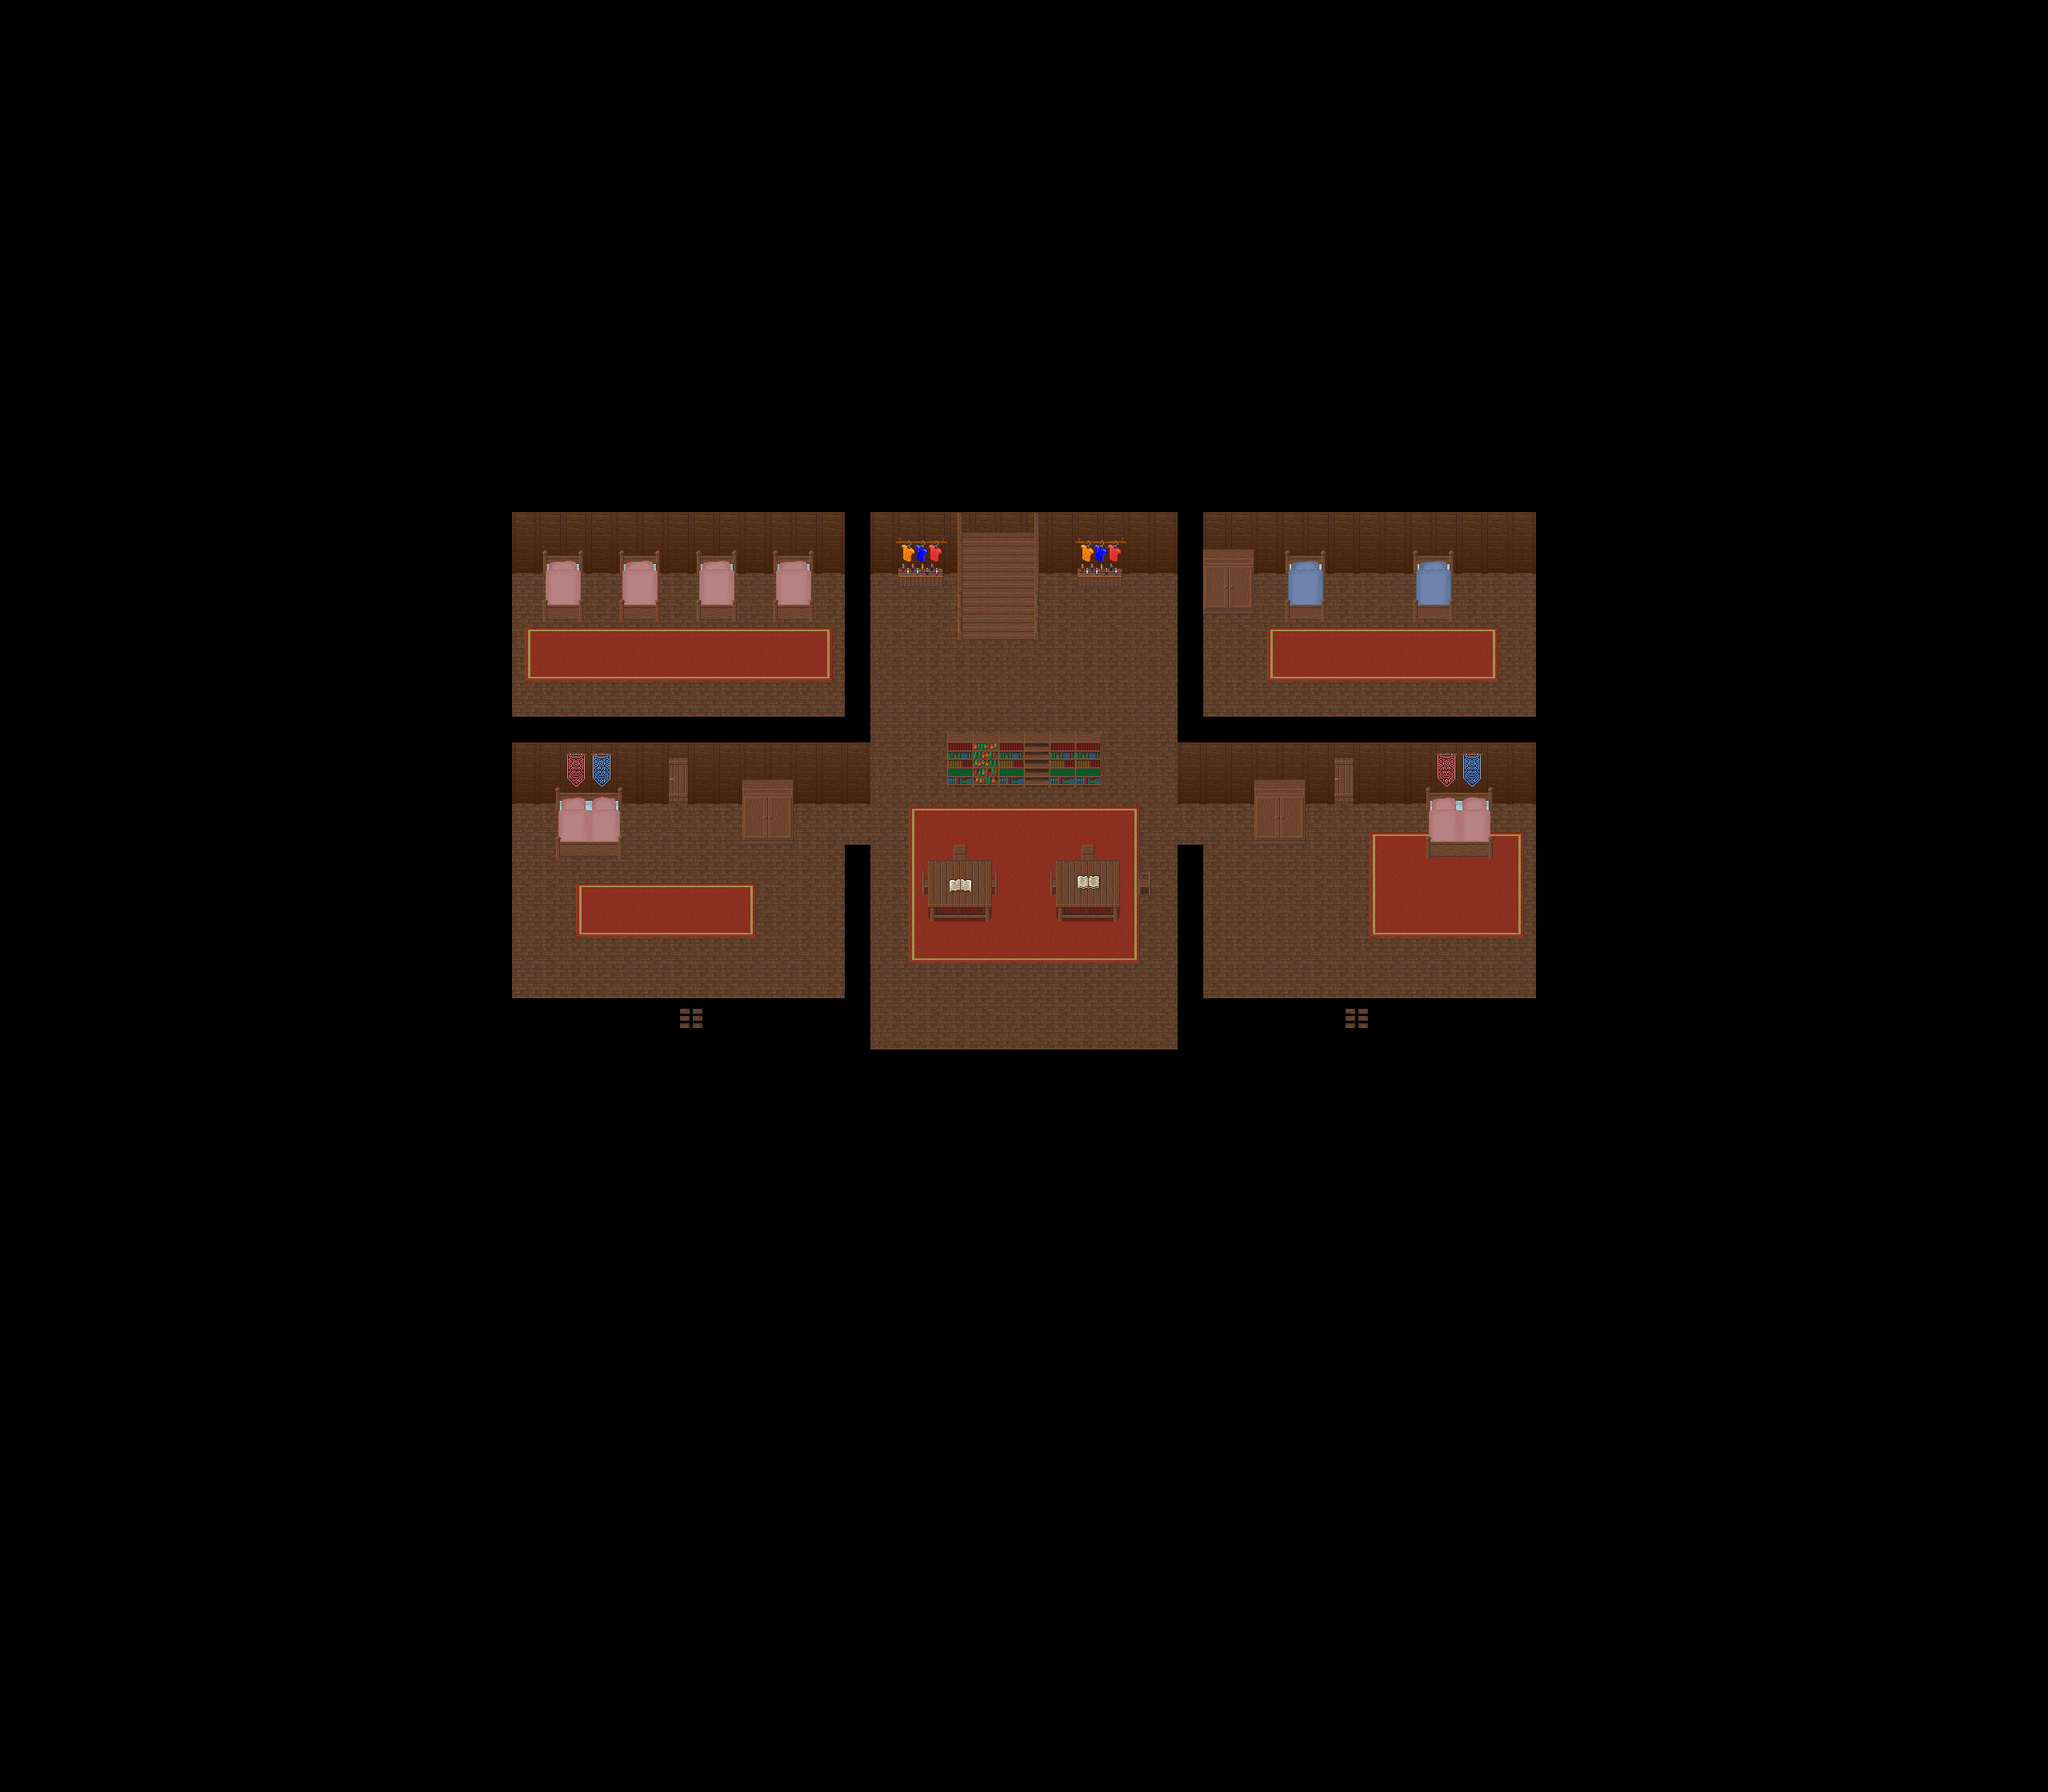

This is a level from a 2D game, rendered from its Tiled map with the project's own tilesets. A one-line summary and the map file follow, with tile-layer data summarised:
An orthogonal 80x70 tile map with 32x32 px tiles, 4 tile layers (Ground1, Ground2, Fringe, Over1), 2 hidden layers not drawn, 3 tilesets and 1 object (warp).

<map version="1.5" tiledversion="1.7.2" orientation="orthogonal" renderorder="right-down" compressionlevel="0" width="80" height="70" tilewidth="32" tileheight="32" infinite="0" nextlayerid="12" nextobjectid="2">
 <properties>
  <property name="background0image" value="graphics/images/spit23loginwallpaper_800x600.png" />
  <property name="author" value="poppet" />
  <property name="license" value="TMW2 CLA" />
  <property name="manaplus version" value="2" />
  <property name="minimap" value="graphics/minimaps/033-3.png" />
  <property name="music" value="snowvillage.ogg" />
  <property name="name" value="Building 2" />
 </properties>
 <tileset firstgid="1" source="../graphics/tilesets/collision.tsx" />
 <tileset firstgid="10" name="woodland_indoor" tilewidth="32" tileheight="32" tilecount="256" columns="16">
  <image source="../graphics/tilesets/woodland_indoor.png" width="512" height="512" />
 </tileset>
 <tileset firstgid="266" name="woodland_indoor_x3" tilewidth="32" tileheight="96" tilecount="48" columns="16">
  <image source="../graphics/tilesets/woodland_indoor_x3.png" width="512" height="288" />
 </tileset>
 <layer id="1" name="Ground1" width="80" height="70">
  <data>[5600 cells, 5600 non-empty, 16 distinct tile ids]</data>
 </layer>
 <layer id="2" name="Ground2" width="80" height="70">
  <data>[5600 cells, 75 non-empty, 33 distinct tile ids]</data>
 </layer>
 <layer id="3" name="Fringe" width="80" height="70">
  <data>[5600 cells, 50 non-empty, 17 distinct tile ids]</data>
 </layer>
 <layer id="4" name="Over1" width="80" height="70">
  <data>[5600 cells, 92 non-empty, 8 distinct tile ids]</data>
 </layer>
 <layer id="5" name="Collision" width="80" height="70" visible="0">
  <data>[5600 cells, 4964 non-empty, 1 distinct tile ids]</data>
 </layer>
 <layer id="6" name="Heights" width="80" height="70" visible="0">
  <data>[5600 cells, 0 non-empty, 0 distinct tile ids]</data>
 </layer>
 <objectgroup id="7" name="Warps">
  <object id="1" name="To 1F" type="warp" x="1216" y="672" width="64" height="32">
   <properties>
    <property name="dest_map" value="033-2" />
    <property name="dest_x" value="38" />
    <property name="dest_y" value="22" />
   </properties>
  </object>
 </objectgroup>
 <objectgroup id="8" name="Spawns" />
 <objectgroup id="9" name="Plants" />
 <objectgroup id="10" name="Objects" />
 <objectgroup id="11" name="Margin" />
</map>
